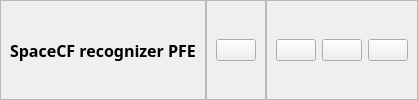
        <widget class="QWidget" name="headerContainer" native="true">
         <layout class="QHBoxLayout" name="horizontalLayout_5">
          <property name="spacing">
           <number>0</number>
          </property>
          <property name="leftMargin">
           <number>0</number>
          </property>
          <property name="topMargin">
           <number>0</number>
          </property>
          <property name="rightMargin">
           <number>0</number>
          </property>
          <property name="bottomMargin">
           <number>0</number>
          </property>
          <item alignment="Qt::AlignLeft">
           <widget class="QFrame" name="frame_5">
            <property name="frameShape">
             <enum>QFrame::StyledPanel</enum>
            </property>
            <property name="frameShadow">
             <enum>QFrame::Raised</enum>
            </property>
            <layout class="QHBoxLayout" name="horizontalLayout_7">
             <item>
              <widget class="QLabel" name="label_4">
               <property name="font">
                <font>
                 <family>FontAwesome</family>
                 <pointsize>12</pointsize>
                 <weight>75</weight>
                 <italic>false</italic>
                 <bold>true</bold>
                 <underline>false</underline>
                 <strikeout>false</strikeout>
                </font>
               </property>
               <property name="text">
                <string>SpaceCF recognizer PFE</string>
               </property>
              </widget>
             </item>
            </layout>
           </widget>
          </item>
          <item alignment="Qt::AlignHCenter">
           <widget class="QFrame" name="frame_6">
            <property name="frameShape">
             <enum>QFrame::StyledPanel</enum>
            </property>
            <property name="frameShadow">
             <enum>QFrame::Raised</enum>
            </property>
            <layout class="QHBoxLayout" name="horizontalLayout_6">
             <item>
              <widget class="QPushButton" name="notificationBtn">
               <property name="cursor">
                <cursorShape>PointingHandCursor</cursorShape>
               </property>
               <property name="text">
                <string/>
               </property>
               <property name="icon">
                <iconset>
                 <normaloff>icons/bell.svg</normaloff>icons/bell.svg</iconset>
               </property>
               <property name="iconSize">
                <size>
                 <width>24</width>
                 <height>24</height>
                </size>
               </property>
              </widget>
             </item>
            </layout>
           </widget>
          </item>
          <item alignment="Qt::AlignRight">
           <widget class="QFrame" name="frame_7">
            <property name="frameShape">
             <enum>QFrame::StyledPanel</enum>
            </property>
            <property name="frameShadow">
             <enum>QFrame::Raised</enum>
            </property>
            <layout class="QHBoxLayout" name="horizontalLayout_4">
             <item>
              <widget class="QPushButton" name="minimizeBtn">
               <property name="toolTip">
                <string>Minimize Window</string>
               </property>
               <property name="text">
                <string/>
               </property>
               <property name="icon">
                <iconset>
                 <normaloff>icons/minus.svg</normaloff>icons/minus.svg</iconset>
               </property>
               <property name="iconSize">
                <size>
                 <width>24</width>
                 <height>24</height>
                </size>
               </property>
              </widget>
             </item>
             <item>
              <widget class="QPushButton" name="restoreBtn">
               <property name="toolTip">
                <string>Restore Window</string>
               </property>
               <property name="text">
                <string/>
               </property>
               <property name="icon">
                <iconset>
                 <normaloff>icons/square.svg</normaloff>icons/square.svg</iconset>
               </property>
               <property name="iconSize">
                <size>
                 <width>18</width>
                 <height>18</height>
                </size>
               </property>
              </widget>
             </item>
             <item>
              <widget class="QPushButton" name="closeBtn">
               <property name="toolTip">
                <string>Close Window</string>
               </property>
               <property name="text">
                <string/>
               </property>
               <property name="icon">
                <iconset>
                 <normaloff>icons/x.svg</normaloff>icons/x.svg</iconset>
               </property>
               <property name="iconSize">
                <size>
                 <width>24</width>
                 <height>24</height>
                </size>
               </property>
              </widget>
             </item>
            </layout>
           </widget>
          </item>
         </layout>
        </widget>
